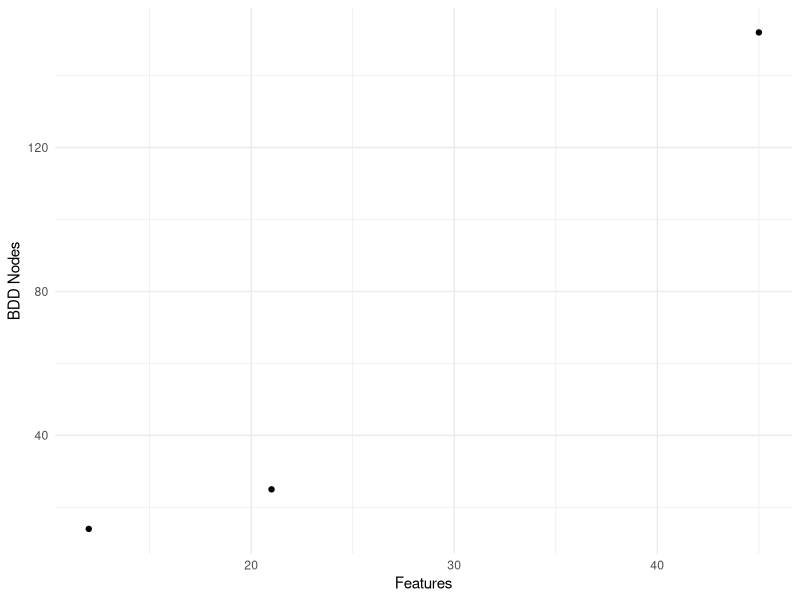
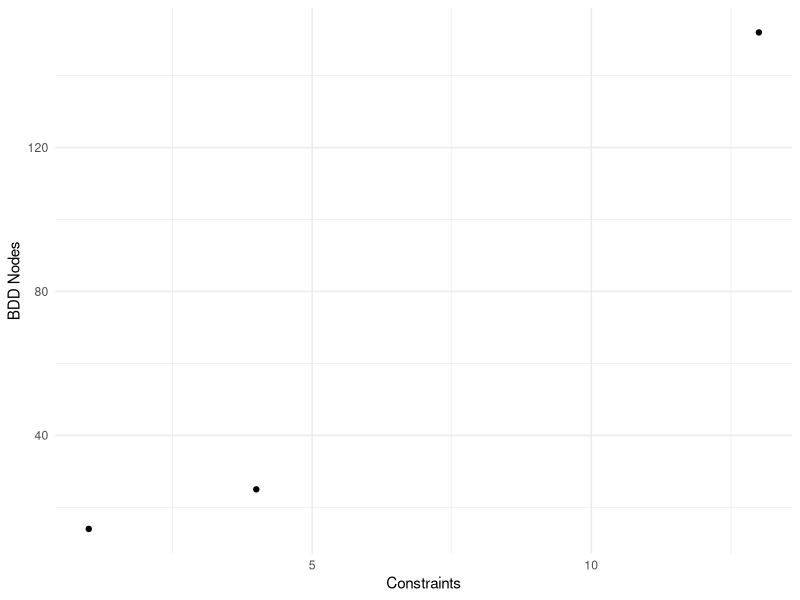
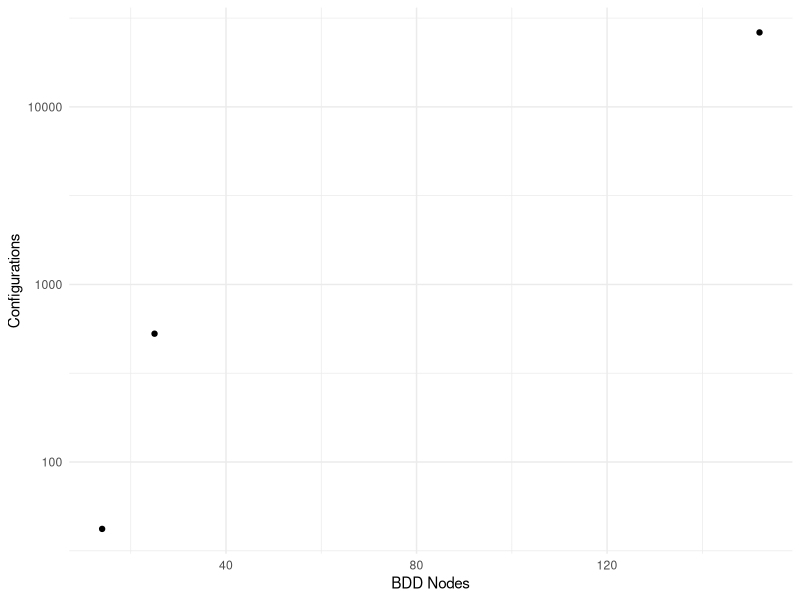
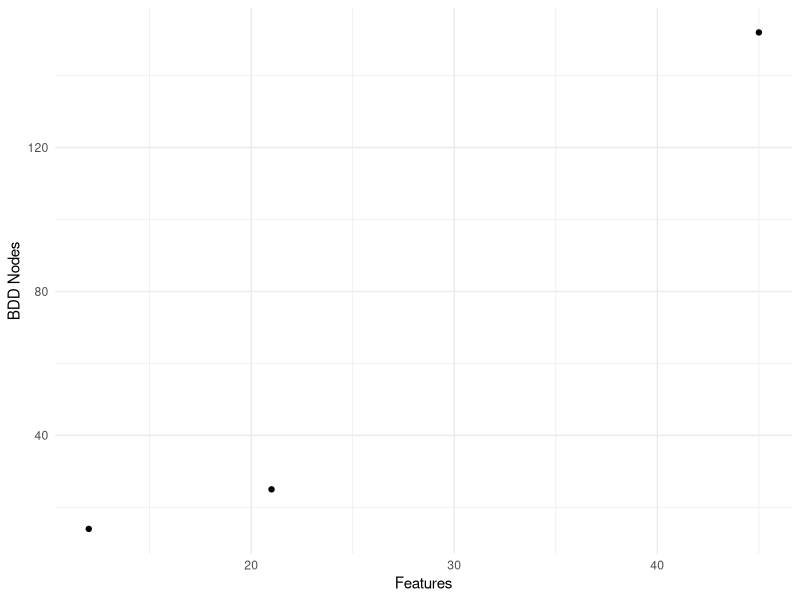
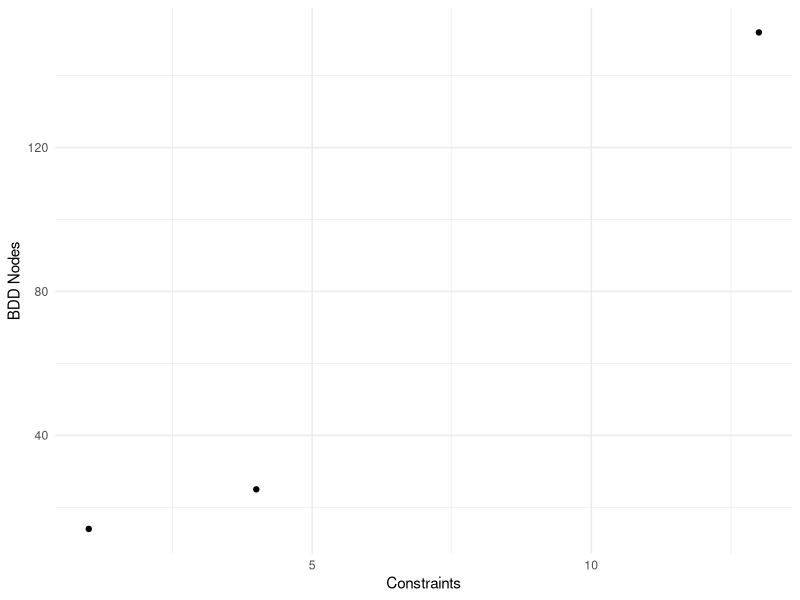
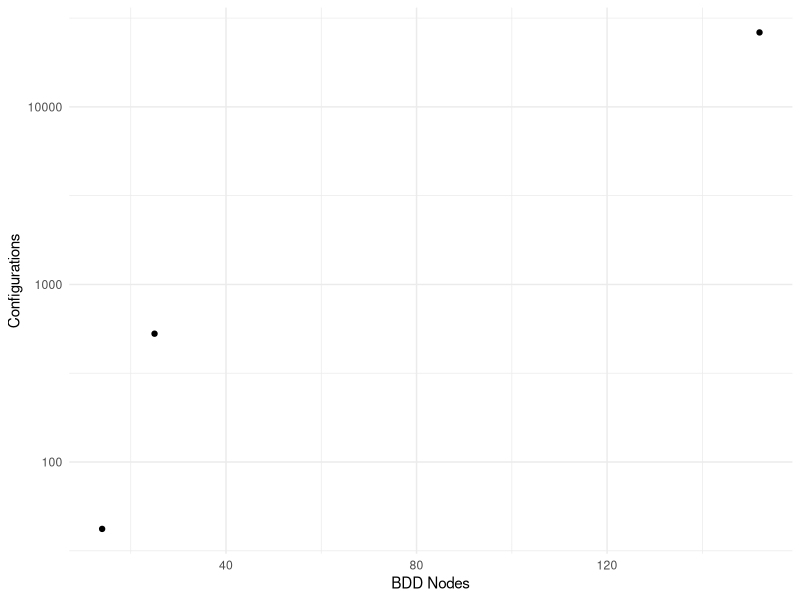

Reproduce these figures in R, in order.
# ---- Load libraries ----
library(readr)
library(ggplot2)
library(dplyr)
library(stringr)
library(tidyr)

# ---- Load data ----
data <- read_csv("results.csv", show_col_types = FALSE)

cat("Rows before filtering:", nrow(data), "\n")

# ---- Remove rows containing Timeout ----
data <- data[
  rowSums(sapply(data, function(col)
    grepl("Timeout", col, ignore.case = TRUE) %in% TRUE
  )) == 0,
]

cat("Rows after Timeout filtering:", nrow(data), "\n")

data <- data %>%
  mutate(
    Configurations = as.character(Configurations),
    Configurations = ifelse(Configurations == "Inf", Inf, Configurations),
    Configurations = as.numeric(Configurations)
  )

#---- Convert numeric columns safely ----
data <- data %>%
  mutate(
    Features = parse_number(as.character(Features)),
    Constraints = parse_number(as.character(Constraints)),
    `BDD Nodes` = parse_number(as.character(`BDD Nodes`)),
    Configurations = parse_number(as.character(Configurations))
  )

# ---- Remove rows with NA after conversion ----
data <- data %>%
  drop_na(Features, Constraints, `BDD Nodes`, Configurations)

cat("Rows after NA removal:", nrow(data), "\n")

# ------------------------------------------------------------
# Figure 1: Features vs BDD Nodes
# ------------------------------------------------------------
fig1 <- ggplot(data, aes(x = Features, y = `BDD Nodes`)) +
  geom_point() +
  theme_minimal()

fig1
ggsave("features_vs_bdd_nodes.png", fig1, width = 6, height = 4, dpi = 300)

# ------------------------------------------------------------
# Figure 2: Constraints vs BDD Nodes
# ------------------------------------------------------------
fig2 <- ggplot(data, aes(x = Constraints, y = `BDD Nodes`)) +
  geom_point() +
  theme_minimal()

fig2
ggsave("constraints_vs_bdd_nodes.png", fig2, width = 6, height = 4, dpi = 300)

# ------------------------------------------------------------
# Figure 3: BDD Nodes vs Configurations
# ------------------------------------------------------------
fig3 <- ggplot(data, aes(x = `BDD Nodes`, y = Configurations)) +
  geom_point() +
  scale_y_log10() +
  theme_minimal()

fig3
ggsave("bdd_nodes_vs_configurations.png", fig3, width = 6, height = 4, dpi = 300)
